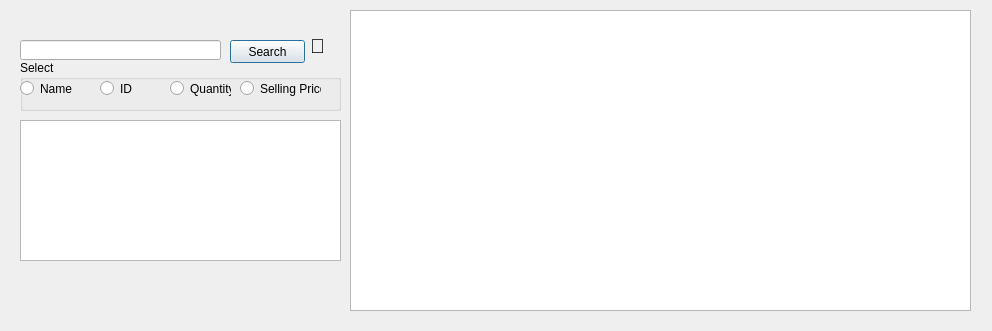
<?xml version="1.0" encoding="UTF-8"?>
<ui version="4.0">
 <class>FindItem</class>
 <widget class="QDialog" name="FindItem">
  <property name="geometry">
   <rect>
    <x>0</x>
    <y>0</y>
    <width>992</width>
    <height>331</height>
   </rect>
  </property>
  <property name="windowTitle">
   <string>Find Items</string>
  </property>
  <widget class="QPushButton" name="btnFind">
   <property name="geometry">
    <rect>
     <x>230</x>
     <y>40</y>
     <width>75</width>
     <height>23</height>
    </rect>
   </property>
   <property name="text">
    <string>Search</string>
   </property>
  </widget>
  <widget class="QLineEdit" name="txtValue">
   <property name="geometry">
    <rect>
     <x>20</x>
     <y>40</y>
     <width>201</width>
     <height>20</height>
    </rect>
   </property>
  </widget>
  <widget class="QGroupBox" name="groupBox">
   <property name="geometry">
    <rect>
     <x>20</x>
     <y>60</y>
     <width>321</width>
     <height>51</height>
    </rect>
   </property>
   <property name="title">
    <string>Select</string>
   </property>
   <widget class="QRadioButton" name="rdoName">
    <property name="geometry">
     <rect>
      <x>0</x>
      <y>20</y>
      <width>61</width>
      <height>17</height>
     </rect>
    </property>
    <property name="text">
     <string>Name</string>
    </property>
   </widget>
   <widget class="QRadioButton" name="rdoId">
    <property name="geometry">
     <rect>
      <x>80</x>
      <y>20</y>
      <width>61</width>
      <height>17</height>
     </rect>
    </property>
    <property name="text">
     <string>ID</string>
    </property>
   </widget>
   <widget class="QRadioButton" name="rdoQuantity">
    <property name="geometry">
     <rect>
      <x>150</x>
      <y>20</y>
      <width>61</width>
      <height>17</height>
     </rect>
    </property>
    <property name="text">
     <string>Quantity</string>
    </property>
   </widget>
   <widget class="QRadioButton" name="rdoSellingPrice">
    <property name="geometry">
     <rect>
      <x>220</x>
      <y>20</y>
      <width>81</width>
      <height>17</height>
     </rect>
    </property>
    <property name="text">
     <string>Selling Price</string>
    </property>
   </widget>
  </widget>
  <widget class="QTableView" name="tableView">
   <property name="geometry">
    <rect>
     <x>20</x>
     <y>120</y>
     <width>321</width>
     <height>141</height>
    </rect>
   </property>
  </widget>
  <widget class="QTableView" name="tableView_2">
   <property name="geometry">
    <rect>
     <x>350</x>
     <y>10</y>
     <width>621</width>
     <height>301</height>
    </rect>
   </property>
  </widget>
  <widget class="QLabel" name="label">
   <property name="geometry">
    <rect>
     <x>310</x>
     <y>20</y>
     <width>41</width>
     <height>51</height>
    </rect>
   </property>
   <property name="font">
    <font>
     <pointsize>15</pointsize>
    </font>
   </property>
   <property name="text">
    <string>🔎</string>
   </property>
  </widget>
 </widget>
 <resources/>
 <connections/>
</ui>
